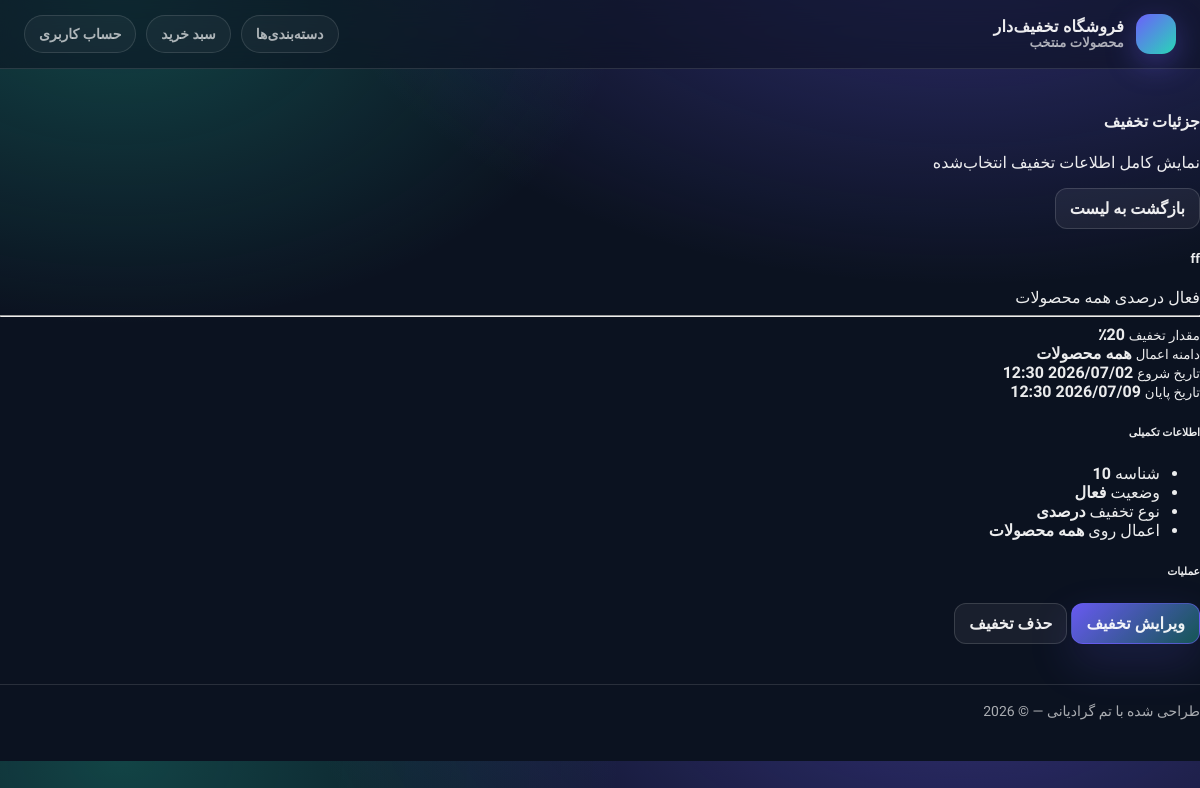
Page /coupon/coupon-detail/10/ (signed in) on the earlier database version.
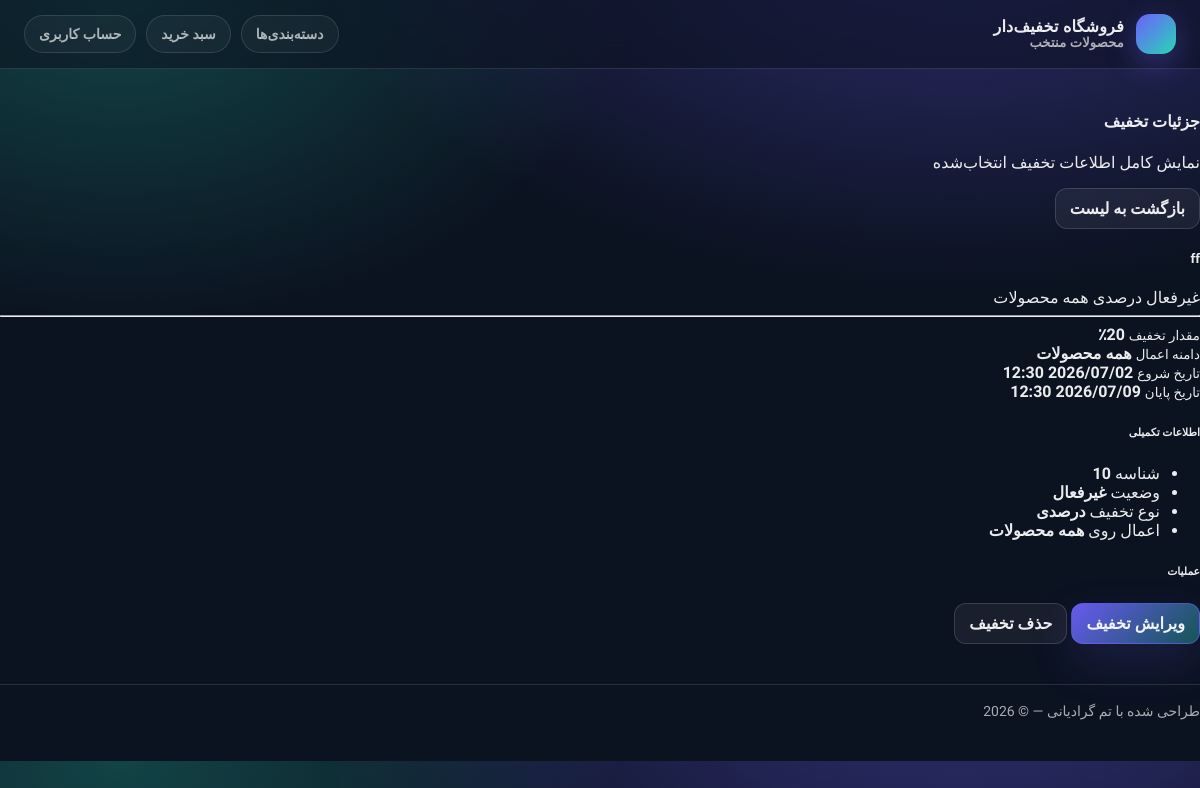
Same page on the later database version.
### coupon/views.py (the view)
# urls.py: path('coupon-detail/<int:pk>/',views.CouponDetail.as_view(), name='coupon_detail'),
class CouponDetail(UserPassesTestMixin, generic.DetailView):
    model = Discount
    context_object_name = 'discount'
    template_name = 'coupon/coupon_detail.html'
    success_url = reverse_lazy('catalog:product_list')
    def test_func(self):
        return self.request.user.is_superuser

### cart/context_processors.py (called while the page is built)
def cart(request):
    return {'cart': Cart(request)}

### coupon/templates/coupon/coupon_detail.html (shortened to what the changed rows need)
{% extends 'parent/base.html' %}
{% block content %}
<div class="container-fluid py-4">
    <div class="row">
        <div class="col-lg-8 mb-4">
            <div class="card shadow-sm border-0">
                <div class="card-body">
                    <div class="d-flex justify-content-between align-items-start mb-4">
                        <div>
                            <div class="d-flex gap-2 flex-wrap">
                                {% if discount.is_active %}
                                <span class="badge bg-success">فعال</span>
                                {% else %}
                                <span class="badge bg-danger">غیرفعال</span>
                                {% endif %}
                                {% if discount.discount_type == 'percent' %}
                                <span class="badge bg-info text-dark">درصدی</span>
                                {% else %}
                                <span class="badge bg-warning text-dark">مبلغی</span>
                                {% endif %}
                                {% if discount.apply_to == 'all' %}
                                <span class="badge bg-primary">همه محصولات</span>
                                {% elif discount.apply_to == 'product' %}
                                <span class="badge bg-secondary">محصول خاص</span>
                                {% elif discount.apply_to == 'category' %}
                                <span class="badge bg-dark">دسته خاص</span>
                                {% endif %}
                            </div>
                        </div>
                    </div>
                </div>
            </div>
        </div>
        <div class="col-lg-4 mb-4">
            <div class="card shadow-sm border-0 mb-3">
                <div class="card-body">
                    <ul class="list-group list-group-flush">
                        <li class="list-group-item d-flex justify-content-between px-0">
                            <span>وضعیت</span>
                            <strong>
                                {% if discount.is_active %}
                                فعال
                                {% else %}
                                غیرفعال
                                {% endif %}
                            </strong>
                        </li>
                    </ul>
                </div>
            </div>
        </div>
    </div>
</div>
{% endblock %}

Differences in the rows shown:
changed Discount "ff": is_active True → False (drawn)
Other differences:
text no longer shown: "فعال فعال"
text now shown: "غیرفعال غیرفعال"
